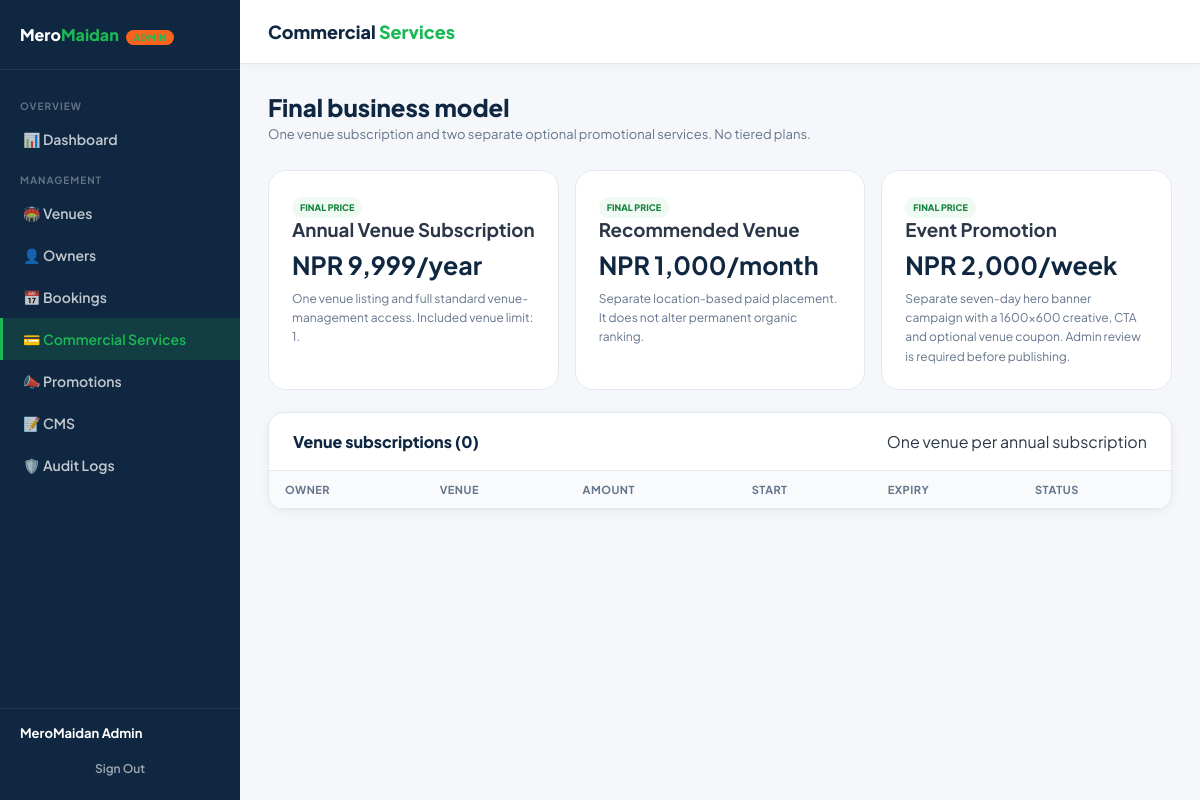
Before: /superadmin/plans.php (signed in) with the older database file.
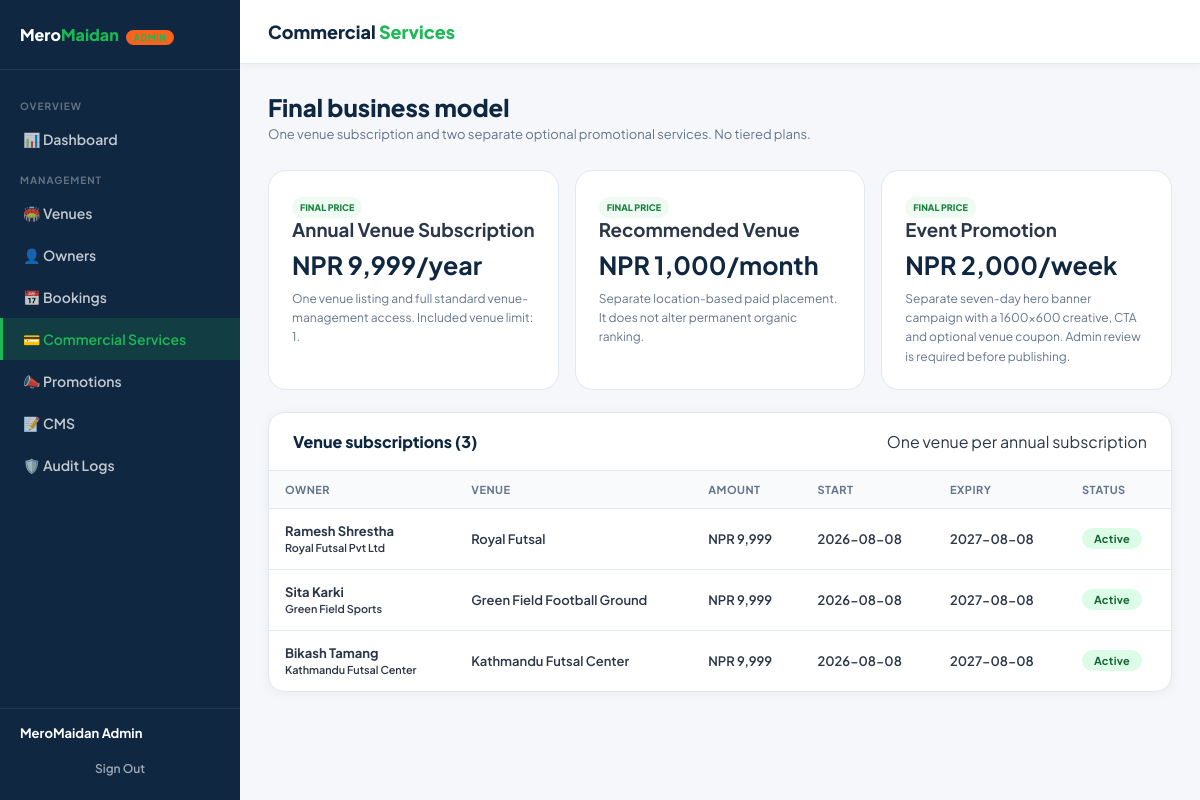
After: the same page with the newer database file.
### tables this page shows
CREATE TABLE `venue_subscriptions` (
  `id` bigint(20) NOT NULL AUTO_INCREMENT,
  `tenant_id` int(11) NOT NULL,
  `owner_id` int(11) NOT NULL,
  `venue_id` int(11) DEFAULT NULL,
  `plan_id` int(11) NOT NULL,
  `amount_npr` decimal(10,2) NOT NULL DEFAULT 9999.00,
  `starts_at` date NOT NULL,
  `expires_at` date NOT NULL,
  `status` enum('pending_payment','active','expired','suspended','cancelled') NOT NULL DEFAULT 'pending_payment',
  `payment_reference` varchar(100) DEFAULT NULL,
  `auto_renew` tinyint(1) NOT NULL DEFAULT 0,
  `created_at` timestamp NOT NULL DEFAULT current_timestamp(),
  `updated_at` timestamp NOT NULL DEFAULT current_timestamp() ON UPDATE current_timestamp(),
  PRIMARY KEY (`id`),
  KEY `idx_subscription_tenant` (`tenant_id`,`status`),
  KEY `idx_subscription_expiry` (`expires_at`,`status`),
  KEY `fk_vs_owner` (`owner_id`),
  KEY `fk_vs_venue` (`venue_id`),
  KEY `fk_vs_plan` (`plan_id`),
  CONSTRAINT `fk_vs_owner` FOREIGN KEY (`owner_id`) REFERENCES `venue_owners` (`id`) ON DELETE CASCADE,
  CONSTRAINT `fk_vs_plan` FOREIGN KEY (`plan_id`) REFERENCES `subscription_plans` (`id`),
  CONSTRAINT `fk_vs_venue` FOREIGN KEY (`venue_id`) REFERENCES `venues` (`id`) ON DELETE SET NULL
);

CREATE TABLE `venue_owners` (
  `id` int(11) NOT NULL AUTO_INCREMENT,
  `name` varchar(200) NOT NULL,
  `email` varchar(200) NOT NULL,
  `phone` varchar(20) NOT NULL,
  `password_hash` varchar(255) NOT NULL,
  `business_name` varchar(200) DEFAULT NULL,
  `plan_id` int(11) DEFAULT 1,
  `status` enum('pending','active','suspended') DEFAULT 'pending',
  `created_at` timestamp NOT NULL DEFAULT current_timestamp(),
  `approved_at` timestamp NULL DEFAULT NULL,
  PRIMARY KEY (`id`),
  UNIQUE KEY `email` (`email`)
);

CREATE TABLE `venues` (
  `id` int(11) NOT NULL AUTO_INCREMENT,
  `owner_id` int(11) DEFAULT NULL,
  `name` varchar(200) NOT NULL,
  `slug` varchar(200) NOT NULL,
  `sport_type` enum('Football','Futsal','Cricket','Cricsal','Multi-Sport') NOT NULL DEFAULT 'Futsal',
  `address` text NOT NULL,
  `city` varchar(100) NOT NULL DEFAULT 'Kathmandu',
  `district` varchar(100) NOT NULL DEFAULT 'Kathmandu',
  `lat` decimal(10,8) DEFAULT NULL,
  `lng` decimal(11,8) DEFAULT NULL,
  `description` text DEFAULT NULL,
  `amenities` longtext DEFAULT NULL CHECK (json_valid(`amenities`)),
  `images` longtext DEFAULT NULL CHECK (json_valid(`images`)),
  `cover_image` varchar(500) DEFAULT NULL,
  `open_time` time DEFAULT '06:00:00',
  `close_time` time DEFAULT '22:00:00',
  `price_per_hour` decimal(10,2) NOT NULL DEFAULT 1000.00,
  `capacity` varchar(50) DEFAULT '5-a-side',
  `status` enum('pending','active','suspended') DEFAULT 'pending',
  `created_at` timestamp NOT NULL DEFAULT current_timestamp(),
  PRIMARY KEY (`id`),
  UNIQUE KEY `slug` (`slug`),
  KEY `owner_id` (`owner_id`),
  CONSTRAINT `venues_ibfk_1` FOREIGN KEY (`owner_id`) REFERENCES `venue_owners` (`id`) ON DELETE SET NULL
);

### superadmin/plans.php (the view, shortened to what this page needs)
<?php
require_once __DIR__.'/../api/db.php';requireSuperAdmin();$db=getDB();$adminName=$_SESSION['superadmin_name']??'Admin';$message='';
$subscriptions=$db->query("SELECT vs.*,vo.name owner_name,vo.business_name,v.name venue_name FROM venue_subscriptions vs JOIN venue_owners vo ON vo.id=vs.owner_id LEFT JOIN venues v ON v.id=vs.venue_id ORDER BY vs.created_at DESC LIMIT 100")->fetchAll();
?>
<!DOCTYPE html><html><head><meta charset="UTF-8"><meta name="viewport" content="width=device-width,initial-scale=1"><title>Commercial Services - MeroMaidan Admin</title><link rel="stylesheet" href="../assets/css/admin.css"><style>.model-grid{display:grid;grid-template-columns:repeat(3,1fr);gap:16px}.model-card{padding:23px;border:1px solid #e1e8ee;border-radius:18px;background:#fff}.model-card strong{display:block;font-size:25px;color:#0f2740;margin:8px 0}.model-card p{font-size:12px;color:#64748b;line-height:1.6}.locked{display:inline-flex;padding:5px 8px;border-radius:50px;background:#eefaf2;color:#16823d;font-size:9px;font-weight:900}@media(max-width:850px){.model-grid{grid-template-columns:1fr}}</style></head><body><div class="admin-layout"><aside class="admin-sidebar"><div class="sidebar-logo"><div class="sidebar-logo-text">Mero<span>Maidan</span> <span class="sidebar-badge">ADMIN</span></div></div><nav class="sidebar-nav"><div class="nav-section-label">Overview</div><a href="index.php" class="nav-link">📊 Dashboard</a><div class="nav-section-label">Management</div><a href="venues.php" class="nav-link">🏟️ Venues</a><a href="owners.php" class="nav-link">👤 Owners</a><a href="bookings.php" class="nav-link">📅 Bookings</a><a href="plans.php" class="nav-link active">💳 Commercial Services</a><a href="promotions.php" class="nav-link">📣 Promotions</a><a href="cms.php" class="nav-link">📝 CMS</a><a href="audit.php" class="nav-link">🛡️ Audit Logs</a></nav><div class="sidebar-footer"><div class="admin-user-name"><?=htmlspecialchars($adminName)?></div><a href="../auth/logout.php" class="btn-logout">Sign Out</a></div></aside><main class="admin-main"><div class="admin-topbar"><div class="topbar-title">Commercial <span>Services</span></div></div><div class="admin-content"><div class="page-header"><h1>Final business model</h1><p>One venue subscription and two separate optional promotional services. No tiered plans.</p></div><div class="model-grid"><article class="model-card"><span class="locked">FINAL PRICE</span><h3>Annual Venue Subscription</h3><strong>NPR 9,999/year</strong><p>One venue listing and full standard venue-management access. Included venue limit: 1.</p></article><article class="model-card"><span class="locked">FINAL PRICE</span><h3>Recommended Venue</h3><strong>NPR 1,000/month</strong><p>Separate location-based paid placement. It does not alter permanent organic ranking.</p></article><article class="model-card"><span class="locked">FINAL PRICE</span><h3>Event Promotion</h3><strong>NPR 2,000/week</strong><p>Separate seven-day hero banner campaign with a 1600×600 creative, CTA and optional venue coupon. Admin review is required before publishing.</p></article></div><section class="data-card" style="margin-top:22px"><div class="data-card-header"><h3>Venue subscriptions (<?=count($subscriptions)?>)</h3><span>One venue per annual subscription</span></div><table class="data-table"><thead><tr><th>Owner</th><th>Venue</th><th>Amount</th><th>Start</th><th>Expiry</th><th>Status</th></tr></thead><tbody><?php foreach($subscriptions as $sub):?><tr><td><strong><?=htmlspecialchars($sub['owner_name'])?></strong><br><small><?=htmlspecialchars($sub['business_name']??'')?></small></td><td><?=htmlspecialchars($sub['venue_name']??'Awaiting venue')?></td><td>NPR <?=number_format($sub['amount_npr'])?></td><td><?=$sub['starts_at']?></td><td><?=$sub['expires_at']?></td><td><span class="badge <?=htmlspecialchars($sub['status'])?>"><?=htmlspecialchars(ucfirst($sub['status']))?></span></td></tr><?php endforeach;?></tbody></table></section></div></main></div></body></html>

Changed rows visible on the page:
added venue_subscriptions: owner.name "Ramesh Shrestha", owner.business_name "Royal Futsal Pvt Ltd", venue.name "Royal Futsal", amount_npr "9,999", starts_at "2026-08-08", expires_at "2027-08-08", status "Active"
added venue_subscriptions: owner.name "Sita Karki", owner.business_name "Green Field Sports", venue.name "Green Field Football Ground", amount_npr "9,999", starts_at "2026-08-08", expires_at "2027-08-08", status "Active"
added venue_subscriptions: owner.name "Bikash Tamang", owner.business_name "Kathmandu Futsal Center", venue.name "Kathmandu Futsal Center", amount_npr "9,999", starts_at "2026-08-08", expires_at "2027-08-08", status "Active"
Other visible differences:
count($subscriptions): "0" → "3"
